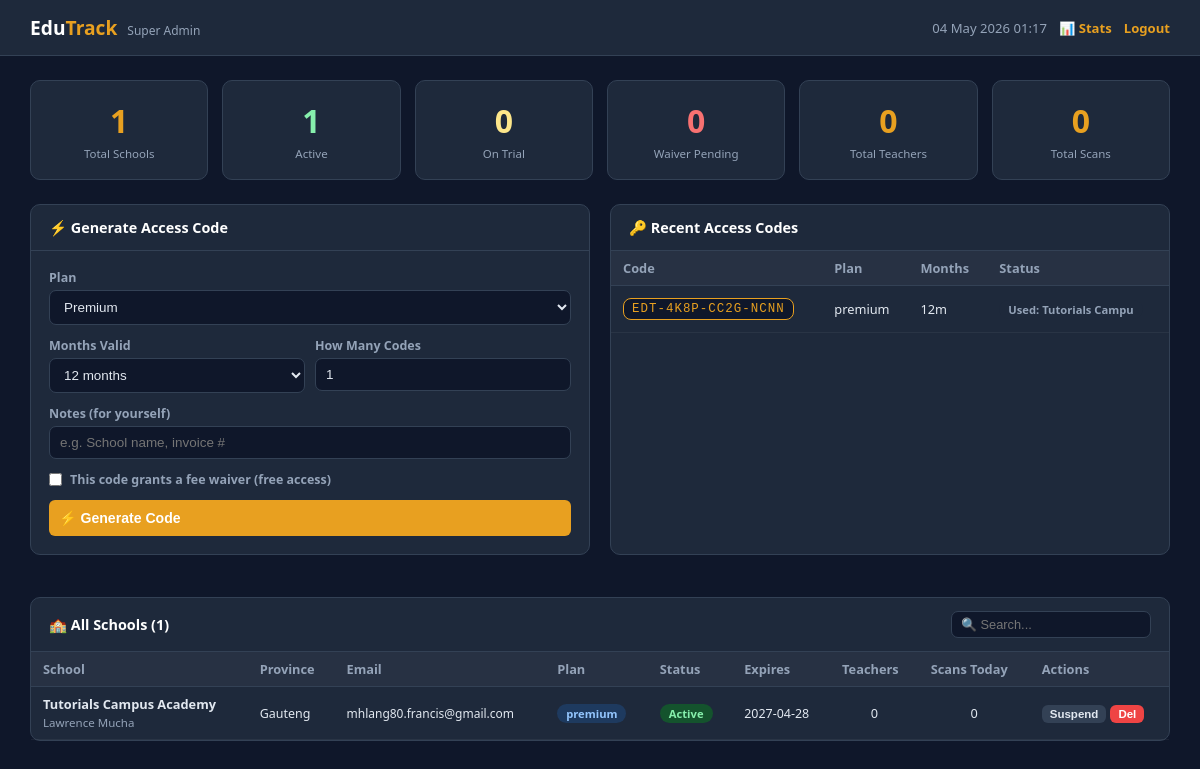
The page /super (signed in) on the database its author committed.
### tables this page shows
CREATE TABLE access_codes (
            id          INTEGER PRIMARY KEY AUTOINCREMENT,
            code        TEXT NOT NULL UNIQUE,
            plan        TEXT NOT NULL DEFAULT 'basic',
            months      INTEGER NOT NULL DEFAULT 12,
            fee_waiver  INTEGER DEFAULT 0,
            used        INTEGER DEFAULT 0,
            used_by     INTEGER REFERENCES schools(id),
            notes       TEXT,
            created_at  TEXT DEFAULT (datetime('now','localtime')),
            used_at     TEXT
        );

CREATE TABLE schools (
            id           INTEGER PRIMARY KEY AUTOINCREMENT,
            name         TEXT NOT NULL,
            address      TEXT,
            province     TEXT,
            phone        TEXT,
            email        TEXT NOT NULL UNIQUE,
            principal    TEXT,
            logo_url     TEXT,
            status       TEXT DEFAULT 'pending',
            plan         TEXT DEFAULT 'trial',
            fee_waiver   INTEGER DEFAULT 0,
            waiver_reason TEXT,
            trial_ends   TEXT,
            plan_expires TEXT,
            access_code  TEXT UNIQUE,
            code_used    INTEGER DEFAULT 0,
            created_at   TEXT DEFAULT (datetime('now','localtime'))
        );

### app.py (the view)
@app.route("/super")
@super_required
def super_dashboard():
    with get_db() as db:
        total_schools  = db.execute("SELECT COUNT(*) FROM schools").fetchone()[0]
        active_schools = db.execute("SELECT COUNT(*) FROM schools WHERE status='active'").fetchone()[0]
        trial_schools  = db.execute("SELECT COUNT(*) FROM schools WHERE status='trial'").fetchone()[0]
        waiver_pending = db.execute("SELECT COUNT(*) FROM schools WHERE fee_waiver=2").fetchone()[0]
        total_teachers = db.execute("SELECT COUNT(*) FROM teachers WHERE active=1").fetchone()[0]
        total_scans    = db.execute("SELECT COUNT(*) FROM attendance").fetchone()[0]
        schools = db.execute("""
            SELECT s.*,
                   (SELECT COUNT(*) FROM teachers WHERE school_id=s.id AND active=1) AS teacher_count,
                   (SELECT COUNT(*) FROM attendance WHERE school_id=s.id AND date=?) AS scans_today
            FROM schools s ORDER BY s.created_at DESC
        """, (datetime.now().strftime("%Y-%m-%d"),)).fetchall()
        codes = db.execute("""
            SELECT ac.*, s.name AS used_by_school
            FROM access_codes ac
            LEFT JOIN schools s ON ac.used_by=s.id
            ORDER BY ac.created_at DESC LIMIT 30
        """).fetchall()
    return render_template("super_dashboard.html",
        total_schools=total_schools, active_schools=active_schools,
        trial_schools=trial_schools, waiver_pending=waiver_pending,
        total_teachers=total_teachers, total_scans=total_scans,
        schools=schools, codes=codes)

### app.py (called while the page is built)
@app.context_processor
def inject_globals():
    return {"now": datetime.now, "platform": PLATFORM_NAME}

def get_db():
    conn = sqlite3.connect(str(DB_PATH))
    conn.row_factory = sqlite3.Row
    conn.execute("PRAGMA journal_mode=WAL")
    conn.execute("PRAGMA foreign_keys=ON")
    return conn

def super_required(f):
    @wraps(f)
    def decorated(*args, **kwargs):
        if not session.get("super_logged_in"):
            return redirect(url_for("super_login"))
        return f(*args, **kwargs)
    return decorated

### templates/super_dashboard.html (shortened to what this page needs)
<!DOCTYPE html>
<html lang="en">
<head>
<link rel="stylesheet" href="https://cdnjs.cloudflare.com/ajax/libs/font-awesome/6.4.0/css/all.min.css">
</head>
<body>
<div class="topbar">
  <div class="logo">Edu<span>Track</span> &nbsp;<span style="font-size:.75rem;color:#94a3b8;font-weight:400">Super Admin</span></div>
  <div class="topbar-right">
    <span>{{ now().strftime('%d %b %Y %H:%M') }}</span>
    <a href="{{ url_for('super_stats') }}">📊 Stats</a>
    <a href="{{ url_for('super_logout') }}">Logout</a>
  </div>
</div>
<div class="content">
  <div class="stats-grid">
    <div class="stat"><div class="stat-val">{{ total_schools }}</div><div class="stat-lbl">Total Schools</div></div>
    <div class="stat"><div class="stat-val" style="color:#86efac">{{ active_schools }}</div><div class="stat-lbl">Active</div></div>
    <div class="stat"><div class="stat-val" style="color:#fde68a">{{ trial_schools }}</div><div class="stat-lbl">On Trial</div></div>
    <div class="stat"><div class="stat-val" style="color:#f87171">{{ waiver_pending }}</div><div class="stat-lbl">Waiver Pending</div></div>
    <div class="stat"><div class="stat-val">{{ total_teachers }}</div><div class="stat-lbl">Total Teachers</div></div>
    <div class="stat"><div class="stat-val">{{ total_scans }}</div><div class="stat-lbl">Total Scans</div></div>
  </div>
  <div class="grid-2">
    <div class="card">
      <div class="card-header"><h3>⚡ Generate Access Code</h3></div>
      <div style="padding:18px">
        <form method="POST" action="{{ url_for('generate_code') }}">
          <div class="form-group"><label>Plan</label>
            <select name="plan"><option value="basic">Basic</option><option value="premium" selected>Premium</option></select></div>
          <div style="display:grid;grid-template-columns:1fr 1fr;gap:10px">
            <div class="form-group"><label>Months Valid</label>
              <select name="months"><option value="3">3 months</option><option value="6">6 months</option><option value="12" selected>12 months</option><option value="24">24 months</option></select></div>
            <div class="form-group"><label>How Many Codes</label>
              <input type="number" name="count" value="1" min="1" max="20"></div>
          </div>
          <div class="form-group"><label>Notes (for yourself)</label>
            <input type="text" name="notes" placeholder="e.g. School name, invoice #"></div>
          <div class="form-group">
            <label style="display:flex;align-items:center;gap:8px;cursor:pointer">
              <input type="checkbox" name="fee_waiver" style="width:auto;margin:0">
              This code grants a fee waiver (free access)
            </label>
          </div>
          <button type="submit" class="btn btn-accent" style="width:100%;padding:10px;font-size:.88rem">
            ⚡ Generate Code
          </button>
        </form>
      </div>
    </div>
    <div class="card">
      <div class="card-header"><h3>🔑 Recent Access Codes</h3></div>
      <div style="overflow:auto;max-height:280px">
        <table>
          <thead><tr><th>Code</th><th>Plan</th><th>Months</th><th>Status</th></tr></thead>
          <tbody>
          {% for c in codes %}
          <tr>
            <td><span class="code-box" style="font-size:.78rem;padding:3px 8px">{{ c.code }}</span></td>
            <td>{{ c.plan }}</td>
            <td>{{ c.months }}m{% if c.fee_waiver %} 🎁{% endif %}</td>
            <td>{% if c.used %}<span class="badge badge-gray">Used{% if c.used_by_school %}: {{ c.used_by_school[:15] }}{% endif %}</span>
                {% else %}<span class="badge badge-green">Available</span>{% endif %}</td>
          </tr>
          {% endfor %}
          </tbody>
        </table>
      </div>
    </div>
  </div>
  <div class="card">
    <div class="card-header">
      <h3>🏫 All Schools ({{ schools|length }})</h3>
      <input type="text" id="school-search" placeholder="🔍 Search..."
             style="width:200px;padding:5px 9px;font-size:.8rem"
             oninput="filterSchools()">
    </div>
    <div style="overflow-x:auto">
      <table id="school-table">
        <thead><tr>
          <th>School</th><th>Province</th><th>Email</th>
          <th>Plan</th><th>Status</th><th>Expires</th>
          <th>Teachers</th><th>Scans Today</th><th>Actions</th>
        </tr></thead>
        <tbody>
        {% for s in schools %}
        <tr>
          <td><strong>{{ s.name }}</strong><br>
            {% if s.principal %}<span style="font-size:.72rem;color:#94a3b8">{{ s.principal }}</span>{% endif %}
          </td>
          <td style="font-size:.78rem">{{ s.province or '—' }}</td>
          <td style="font-size:.75rem">{{ s.email }}</td>
          <td><span class="badge {% if s.plan=='premium' %}badge-blue{% else %}badge-gray{% endif %}">
            {{ s.plan }}{% if s.fee_waiver==1 %} 🎁{% endif %}
          </span></td>
          <td>
            {% if s.status=='active' %}<span class="badge badge-green">Active</span>
            {% elif s.status=='trial' %}<span class="badge badge-yellow">Trial</span>
            {% elif s.fee_waiver==2 %}<span class="badge badge-yellow">⏳ Waiver Pending</span>
            {% else %}<span class="badge badge-red">{{ s.status }}</span>{% endif %}
          </td>
          <td style="font-size:.78rem">{{ s.plan_expires or s.trial_ends or '—' }}</td>
          <td style="text-align:center">{{ s.teacher_count }}</td>
          <td style="text-align:center">{{ s.scans_today }}</td>
          <td>
            <div style="display:flex;gap:4px;flex-wrap:wrap">
              {% if s.fee_waiver==2 %}
              <form method="POST" action="{{ url_for('super_school_action', sid=s.id) }}" style="display:inline">
                <input type="hidden" name="action" value="approve_waiver">
                <button type="submit" class="btn btn-green" style="padding:3px 8px;font-size:.72rem">✅ Approve Waiver</button>
              </form>
              <form method="POST" action="{{ url_for('super_school_action', sid=s.id) }}" style="display:inline">
                <input type="hidden" name="action" value="deny_waiver">
                <button type="submit" class="btn btn-gray" style="padding:3px 8px;font-size:.72rem">✗ Deny</button>
              </form>
              {% elif s.status != 'active' %}
              <form method="POST" action="{{ url_for('super_school_action', sid=s.id) }}" style="display:inline">
                <input type="hidden" name="action" value="activate">
                <button type="submit" class="btn btn-green" style="padding:3px 8px;font-size:.72rem">Activate</button>
              </form>
              {% else %}
              <form method="POST" action="{{ url_for('super_school_action', sid=s.id) }}" style="display:inline">
                <button type="submit" class="btn btn-gray" style="padding:3px 8px;font-size:.72rem">Suspend</button>
              </form>
              {% endif %}
              <form method="POST" action="{{ url_for('super_school_action', sid=s.id) }}" style="display:inline"
                    onsubmit="return confirm('Delete {{ s.name }}? This cannot be undone.')">
                <button type="submit" class="btn btn-red" style="padding:3px 8px;font-size:.72rem">Del</button>
              </form>
            </div>
          </td>
        </tr>
        {% else %}
        <tr><td colspan="9" style="text-align:center;color:#64748b;padding:30px">No schools registered yet.</td></tr>
        {% endfor %}
        </tbody>
      </table>
    </div>
  </div>
</div>
</body>
</html>

### templates/super_dashboard.html (style rules this page uses)
* { box-sizing:border-box;margin:0;padding:0 }
:root { --primary:#0f172a;--accent:#e8a020;--bg:#0f172a;--card:#1e293b;--border:#334155;--text:#e2e8f0;--muted:#94a3b8 }
body { font-family:'Segoe UI',system-ui,sans-serif;background:var(--bg);color:var(--text);min-height:100vh;display:flex;flex-direction:column }
.topbar { background:#1e293b;border-bottom:1px solid var(--border);padding:14px 30px;display:flex;align-items:center;justify-content:space-between }
.logo { font-size:1.2rem;font-weight:800;color:#fff }
.logo span { color:var(--accent) }
.topbar-right { display:flex;gap:12px;align-items:center;font-size:.82rem;color:var(--muted) }
.topbar-right a { color:var(--accent);font-weight:600;text-decoration:none }
.content { padding:24px 30px;flex:1 }
.stats-grid { display:grid;grid-template-columns:repeat(6,1fr);gap:14px;margin-bottom:24px }
.stat { background:var(--card);border-radius:10px;padding:18px;border:1px solid var(--border);text-align:center }
.stat-val { font-size:2rem;font-weight:800;color:var(--accent) }
.stat-lbl { font-size:.72rem;color:var(--muted);margin-top:4px }
.grid-2 { display:grid;grid-template-columns:1fr 1fr;gap:20px;margin-bottom:24px }
.card { background:var(--card);border-radius:10px;border:1px solid var(--border);margin-bottom:18px }
.card-header { padding:13px 18px;border-bottom:1px solid var(--border);display:flex;align-items:center;justify-content:space-between }
.card-header h3 { font-size:.9rem;font-weight:600;color:#fff }
table { width:100%;border-collapse:collapse;font-size:.8rem }
th { text-align:left;padding:8px 12px;background:rgba(255,255,255,.04);font-weight:600;color:var(--muted);border-bottom:1px solid var(--border) }
td { padding:8px 12px;border-bottom:1px solid rgba(255,255,255,.05);vertical-align:middle;color:var(--text) }
.badge { display:inline-block;padding:2px 9px;border-radius:20px;font-size:.7rem;font-weight:600 }
.badge-green { background:#14532d;color:#86efac }
.badge-gray { background:#1e293b;color:#94a3b8 }
.badge-blue { background:#1e3a5f;color:#93c5fd }
.btn { padding:6px 14px;border-radius:6px;border:none;cursor:pointer;font-size:.78rem;font-weight:600;text-decoration:none;display:inline-flex;align-items:center;gap:5px }
.btn-accent { background:var(--accent);color:#fff }
.btn-red { background:#ef4444;color:#fff }
.btn-gray { background:#334155;color:var(--text) }
input,select,textarea { width:100%;padding:8px 10px;border:1.5px solid var(--border);border-radius:7px;font-size:.84rem;outline:none;background:#0f172a;color:var(--text) }
.form-group { margin-bottom:12px }
.form-group label { display:block;font-size:.78rem;font-weight:600;color:var(--muted);margin-bottom:4px }
.code-box { font-family:monospace;font-size:1rem;letter-spacing:.08em;background:#0f172a; border:1px solid var(--accent);border-radius:8px;padding:10px 16px;color:var(--accent); display:inline-block;margin:4px 0 }

### rows shown on the page
access_codes: code "EDT-4K8P-CC2G-NCNN", plan "premium", months "12", name "Tutorials Campu"
schools: name "Tutorials Campus Academy", principal "Lawrence Mucha", province "Gauteng", email "mhlang80.francis@gmail.com", plan "premium", status "Active", plan_expires "2027-04-28", teacher_count "0", scans_today "0"

### other values the page prints
{{ total_schools }} "1"
{{ active_schools }} "1"
{{ trial_schools }} "0"
{{ waiver_pending }} "0"
{{ total_teachers }} "0"
{{ total_scans }} "0"
{{ schools|length }} "1"
